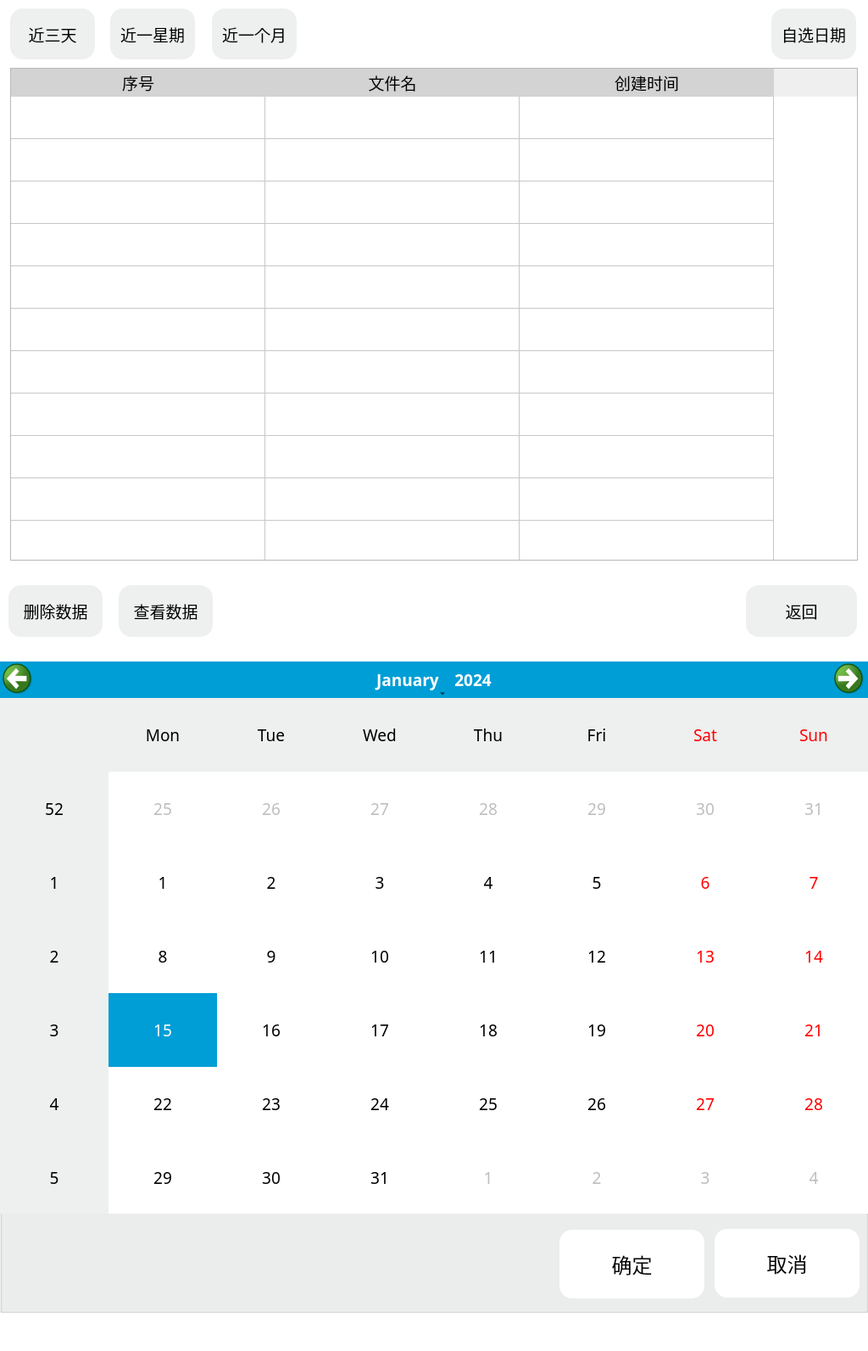
<?xml version="1.0" encoding="UTF-8"?>
<ui version="4.0">
 <class>NormalUI_HistoricalData</class>
 <widget class="QWidget" name="NormalUI_HistoricalData">
  <property name="geometry">
   <rect>
    <x>0</x>
    <y>0</y>
    <width>1024</width>
    <height>1593</height>
   </rect>
  </property>
  <property name="font">
   <font>
    <family>苹方 常规</family>
    <pointsize>14</pointsize>
   </font>
  </property>
  <property name="windowTitle">
   <string>Form</string>
  </property>
  <property name="styleSheet">
   <string notr="true">#NormalUI_HistoricalData
{

	background-color: rgb(255, 255, 255);

}</string>
  </property>
  <widget class="QPushButton" name="pushButton_2">
   <property name="geometry">
    <rect>
     <x>130</x>
     <y>10</y>
     <width>100</width>
     <height>60</height>
    </rect>
   </property>
   <property name="font">
    <font>
     <family>苹方 常规</family>
     <pointsize>14</pointsize>
    </font>
   </property>
   <property name="styleSheet">
    <string notr="true">QPushButton{
/*按钮无任何操作时*/ 
/*背景色*/
	background-color: rgb(238, 239, 239);
	color: rgb(0, 0, 0);
border-radius:15px;
  
}
QPushButton:hover
{ /*鼠标悬停在按钮上时*/   

}
 QPushButton:pressed
{ /*按钮被按下时*/   
  background-color:rgb(0, 158, 214);
	color: rgb(255, 255, 255);
}
QPushButton:checked
{
 background-color:rgb(0, 158, 214);
	color: rgb(255, 255, 255);

}
</string>
   </property>
   <property name="text">
    <string>近一星期</string>
   </property>
  </widget>
  <widget class="QPushButton" name="pushButton">
   <property name="geometry">
    <rect>
     <x>12</x>
     <y>10</y>
     <width>100</width>
     <height>60</height>
    </rect>
   </property>
   <property name="font">
    <font>
     <family>苹方 常规</family>
     <pointsize>14</pointsize>
    </font>
   </property>
   <property name="styleSheet">
    <string notr="true">QPushButton{
/*按钮无任何操作时*/ 
/*背景色*/
	background-color: rgb(238, 239, 239);
	color: rgb(0, 0, 0);
border-radius:15px;
  
}
QPushButton:hover
{ /*鼠标悬停在按钮上时*/   

}
 QPushButton:pressed
{ /*按钮被按下时*/   
  background-color:rgb(0, 158, 214);
	color: rgb(255, 255, 255);
}
QPushButton:checked
{
 background-color:rgb(0, 158, 214);
	color: rgb(255, 255, 255);

}
</string>
   </property>
   <property name="text">
    <string>近三天</string>
   </property>
  </widget>
  <widget class="QPushButton" name="pushButton_5">
   <property name="geometry">
    <rect>
     <x>10</x>
     <y>690</y>
     <width>111</width>
     <height>61</height>
    </rect>
   </property>
   <property name="font">
    <font>
     <family>苹方 常规</family>
     <pointsize>14</pointsize>
    </font>
   </property>
   <property name="styleSheet">
    <string notr="true">QPushButton{
/*按钮无任何操作时*/ 
/*背景色*/
	background-color: rgb(238, 239, 239);
	color: rgb(0, 0, 0);
border-radius:15px;
  
}
QPushButton:hover
{ /*鼠标悬停在按钮上时*/   

}
 QPushButton:pressed
{ /*按钮被按下时*/   
  background-color:rgb(0, 158, 214);
	color: rgb(255, 255, 255);
}
QPushButton:checked
{
 background-color:rgb(0, 158, 214);
	color: rgb(255, 255, 255);

}
</string>
   </property>
   <property name="text">
    <string>删除数据</string>
   </property>
  </widget>
  <widget class="QPushButton" name="pushButton_6">
   <property name="geometry">
    <rect>
     <x>140</x>
     <y>690</y>
     <width>111</width>
     <height>61</height>
    </rect>
   </property>
   <property name="font">
    <font>
     <family>苹方 常规</family>
     <pointsize>14</pointsize>
    </font>
   </property>
   <property name="styleSheet">
    <string notr="true">QPushButton{
/*按钮无任何操作时*/ 
/*背景色*/
	background-color: rgb(238, 239, 239);
	color: rgb(0, 0, 0);
border-radius:15px;
  
}
QPushButton:hover
{ /*鼠标悬停在按钮上时*/   

}
 QPushButton:pressed
{ /*按钮被按下时*/   
  background-color:rgb(0, 158, 214);
	color: rgb(255, 255, 255);
}
QPushButton:checked
{
 background-color:rgb(0, 158, 214);
	color: rgb(255, 255, 255);

}
</string>
   </property>
   <property name="text">
    <string>查看数据</string>
   </property>
  </widget>
  <widget class="QPushButton" name="SelectDate">
   <property name="geometry">
    <rect>
     <x>910</x>
     <y>10</y>
     <width>100</width>
     <height>60</height>
    </rect>
   </property>
   <property name="font">
    <font>
     <family>苹方 常规</family>
     <pointsize>14</pointsize>
    </font>
   </property>
   <property name="styleSheet">
    <string notr="true">QPushButton{
/*按钮无任何操作时*/ 
/*背景色*/
	background-color: rgb(238, 239, 239);
	color: rgb(0, 0, 0);
border-radius:15px;
  
}
QPushButton:hover
{ /*鼠标悬停在按钮上时*/   

}
 QPushButton:pressed
{ /*按钮被按下时*/   
  background-color:rgb(0, 158, 214);
	color: rgb(255, 255, 255);
}
QPushButton:checked
{
 background-color:rgb(0, 158, 214);
	color: rgb(255, 255, 255);

}
</string>
   </property>
   <property name="text">
    <string>自选日期</string>
   </property>
  </widget>
  <widget class="QPushButton" name="pushButton_7">
   <property name="geometry">
    <rect>
     <x>880</x>
     <y>690</y>
     <width>131</width>
     <height>61</height>
    </rect>
   </property>
   <property name="font">
    <font>
     <family>苹方 常规</family>
     <pointsize>14</pointsize>
    </font>
   </property>
   <property name="styleSheet">
    <string notr="true">QPushButton{
/*按钮无任何操作时*/ 
/*背景色*/
	background-color: rgb(238, 239, 239);
	color: rgb(0, 0, 0);
border-radius:15px;
  
}
QPushButton:hover
{ /*鼠标悬停在按钮上时*/   

}
 QPushButton:pressed
{ /*按钮被按下时*/   
  background-color:rgb(0, 158, 214);
	color: rgb(255, 255, 255);
}
QPushButton:checked
{
 background-color:rgb(0, 158, 214);
	color: rgb(255, 255, 255);

}
</string>
   </property>
   <property name="text">
    <string>返回</string>
   </property>
  </widget>
  <widget class="QPushButton" name="pushButton_3">
   <property name="geometry">
    <rect>
     <x>250</x>
     <y>10</y>
     <width>100</width>
     <height>60</height>
    </rect>
   </property>
   <property name="font">
    <font>
     <family>苹方 常规</family>
     <pointsize>14</pointsize>
    </font>
   </property>
   <property name="styleSheet">
    <string notr="true">QPushButton{
/*按钮无任何操作时*/ 
/*背景色*/
	background-color: rgb(238, 239, 239);
	color: rgb(0, 0, 0);
border-radius:15px;
  
}
QPushButton:hover
{ /*鼠标悬停在按钮上时*/   

}
 QPushButton:pressed
{ /*按钮被按下时*/   
  background-color:rgb(0, 158, 214);
	color: rgb(255, 255, 255);
}
QPushButton:checked
{
 background-color:rgb(0, 158, 214);
	color: rgb(255, 255, 255);

}
</string>
   </property>
   <property name="text">
    <string>近一个月</string>
   </property>
  </widget>
  <widget class="QTableWidget" name="tableWidget">
   <property name="geometry">
    <rect>
     <x>12</x>
     <y>80</y>
     <width>1000</width>
     <height>581</height>
    </rect>
   </property>
   <property name="font">
    <font>
     <family>苹方 常规</family>
     <pointsize>14</pointsize>
    </font>
   </property>
   <property name="styleSheet">
    <string notr="true">
QHeaderView::section
{
background-color: rgb(212, 211, 211);	
border-color: rgb(212, 211, 211);
border:0.4px solid;


}
QTableWidget::item::selected      
{



    color:rgb(255, 255, 255)   ;                    
    background: rgb(0, 158, 214);

       
}
</string>
   </property>
   <property name="verticalScrollBarPolicy">
    <enum>Qt::ScrollBarAlwaysOff</enum>
   </property>
   <property name="horizontalScrollBarPolicy">
    <enum>Qt::ScrollBarAlwaysOff</enum>
   </property>
   <property name="editTriggers">
    <set>QAbstractItemView::NoEditTriggers</set>
   </property>
   <attribute name="horizontalHeaderCascadingSectionResizes">
    <bool>false</bool>
   </attribute>
   <attribute name="horizontalHeaderDefaultSectionSize">
    <number>300</number>
   </attribute>
   <attribute name="horizontalHeaderShowSortIndicator" stdset="0">
    <bool>false</bool>
   </attribute>
   <attribute name="horizontalHeaderStretchLastSection">
    <bool>false</bool>
   </attribute>
   <attribute name="verticalHeaderVisible">
    <bool>false</bool>
   </attribute>
   <attribute name="verticalHeaderCascadingSectionResizes">
    <bool>false</bool>
   </attribute>
   <attribute name="verticalHeaderDefaultSectionSize">
    <number>50</number>
   </attribute>
   <attribute name="verticalHeaderShowSortIndicator" stdset="0">
    <bool>false</bool>
   </attribute>
   <attribute name="verticalHeaderStretchLastSection">
    <bool>false</bool>
   </attribute>
   <row>
    <property name="text">
     <string>1</string>
    </property>
   </row>
   <row>
    <property name="text">
     <string>2</string>
    </property>
   </row>
   <row>
    <property name="text">
     <string>3</string>
    </property>
   </row>
   <row>
    <property name="text">
     <string>4</string>
    </property>
   </row>
   <row>
    <property name="text">
     <string>5</string>
    </property>
   </row>
   <row>
    <property name="text">
     <string>6</string>
    </property>
   </row>
   <row>
    <property name="text">
     <string>7</string>
    </property>
   </row>
   <row>
    <property name="text">
     <string>8</string>
    </property>
   </row>
   <row>
    <property name="text">
     <string>12</string>
    </property>
   </row>
   <row>
    <property name="text">
     <string>13</string>
    </property>
   </row>
   <row>
    <property name="text">
     <string>14</string>
    </property>
   </row>
   <row>
    <property name="text">
     <string>15</string>
    </property>
   </row>
   <row>
    <property name="text">
     <string>新建行</string>
    </property>
   </row>
   <row>
    <property name="text">
     <string>新建行</string>
    </property>
   </row>
   <row>
    <property name="text">
     <string>新建行</string>
    </property>
   </row>
   <column>
    <property name="text">
     <string>序号</string>
    </property>
    <property name="font">
     <font>
      <family>苹方 常规</family>
      <pointsize>14</pointsize>
     </font>
    </property>
   </column>
   <column>
    <property name="text">
     <string>文件名</string>
    </property>
    <property name="font">
     <font>
      <family>苹方 常规</family>
      <pointsize>14</pointsize>
     </font>
    </property>
   </column>
   <column>
    <property name="text">
     <string>创建时间</string>
    </property>
    <property name="font">
     <font>
      <family>苹方 常规</family>
      <pointsize>14</pointsize>
     </font>
    </property>
   </column>
  </widget>
  <widget class="QGroupBox" name="CalendarGroup">
   <property name="geometry">
    <rect>
     <x>0</x>
     <y>780</y>
     <width>1024</width>
     <height>768</height>
    </rect>
   </property>
   <property name="styleSheet">
    <string notr="true"> QGroupBox{
background-color: rgb(238, 239, 239);
 
    }</string>
   </property>
   <property name="title">
    <string/>
   </property>
   <widget class="QCalendarWidget" name="calendarWidget">
    <property name="geometry">
     <rect>
      <x>0</x>
      <y>0</y>
      <width>1024</width>
      <height>651</height>
     </rect>
    </property>
    <property name="font">
     <font>
      <family>苹方 常规</family>
      <pointsize>14</pointsize>
     </font>
    </property>
    <property name="styleSheet">
     <string notr="true">QCalendarWidget QTableView 
{
 alternate-background-color: rgb(238, 239, 239);
 selection-background-color: rgb(0, 158, 214);
 selection-color: rgb(255, 255, 255);
font: 26pt &quot;苹方 常规&quot;;


    
}
QCalendarWidget QWidget#qt_calendar_navigationbar
{
background-color: rgb(0, 158, 214);

}
QToolButton#qt_calendar_monthbutton,#qt_calendar_yearbutton{
	font: 20pt &quot;苹方 常规&quot;;

}

/*左右两边箭头替换*/
QToolButton#qt_calendar_prevmonth{
 icon-size:40px 40px;
 border:0px;
 qproperty-icon:url(:/image/arrowhead_left.png); u
}
QToolButton#qt_calendar_nextmonth{
 icon-size:40px 40px;
 border:0px;
 qproperty-icon:url(:/image/arrowhead_right.png);
}
QMenu{
background-color: rgb(238, 239, 239);
	color: rgb(0, 0, 0);
	font: 16pt &quot;苹方 常规&quot;;


	selection-background-color: rgb(0, 158, 214);
}</string>
    </property>
   </widget>
   <widget class="QPushButton" name="Accept">
    <property name="geometry">
     <rect>
      <x>660</x>
      <y>670</y>
      <width>171</width>
      <height>81</height>
     </rect>
    </property>
    <property name="font">
     <font>
      <family>苹方 常规</family>
      <pointsize>18</pointsize>
     </font>
    </property>
    <property name="styleSheet">
     <string notr="true">QPushButton{
/*按钮无任何操作时*/ 
/*背景色*/
	background-color: rgb(255, 255, 255);
	color: rgb(0, 0, 0);
border-radius:15px;
  
}
QPushButton:hover
{ /*鼠标悬停在按钮上时*/   

}
 QPushButton:pressed
{ /*按钮被按下时*/   
  background-color:rgb(0, 158, 214);
	color: rgb(255, 255, 255);
}
QPushButton:checked
{
 background-color:rgb(0, 158, 214);
	color: rgb(255, 255, 255);

}
</string>
    </property>
    <property name="text">
     <string>确定</string>
    </property>
   </widget>
   <widget class="QPushButton" name="Reject">
    <property name="geometry">
     <rect>
      <x>843</x>
      <y>669</y>
      <width>171</width>
      <height>81</height>
     </rect>
    </property>
    <property name="font">
     <font>
      <family>苹方 常规</family>
      <pointsize>18</pointsize>
     </font>
    </property>
    <property name="styleSheet">
     <string notr="true">QPushButton{
/*按钮无任何操作时*/ 
/*背景色*/
	background-color: rgb(255, 255, 255);
	color: rgb(0, 0, 0);
border-radius:15px;
  
}
QPushButton:hover
{ /*鼠标悬停在按钮上时*/   

}
 QPushButton:pressed
{ /*按钮被按下时*/   
  background-color:rgb(0, 158, 214);
	color: rgb(255, 255, 255);
}
QPushButton:checked
{
 background-color:rgb(0, 158, 214);
	color: rgb(255, 255, 255);

}
</string>
    </property>
    <property name="text">
     <string>取消</string>
    </property>
   </widget>
  </widget>
 </widget>
 <resources/>
 <connections/>
</ui>
